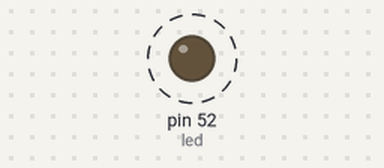
Recording of a sketch running on a simulated Arduino Mega 2560, built with avr-gcc and run on an emulated ATmega2560. Parts: output pins drawn as LEDs (lit = HIGH). Dashed ring = blinking.

Above: at 0.2 s.
Timing chart, 0 to 3.0 s (numbered marks = the images above):
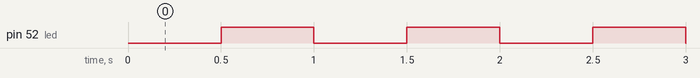

Measured:
- by itself, pin 52 (led): alternates HIGH for 0.50 s and LOW for 0.50 s

The sketch:

temp_2Hz.ino
```cpp
int led= 52;
int band = 0;

void setup() {
  pinMode(led, OUTPUT);
  cli();
  TCCR1B = 0; TCCR1A = 0;
  TCCR1B |= (1 << CS12);
  TCCR1B |= (1 << CS10);
  TCNT1 = 57724;
  TIMSK1 |= (1 << TOIE1);
  sei();

}
ISR(TIMER1_OVF_vect)
{
  if(band == 0){
    digitalWrite(led, HIGH);
    band =1;
  }else{
    digitalWrite(led, LOW);
    band = 0;
  }
  TCNT1 = 57724;

}

void loop() {

}
```
